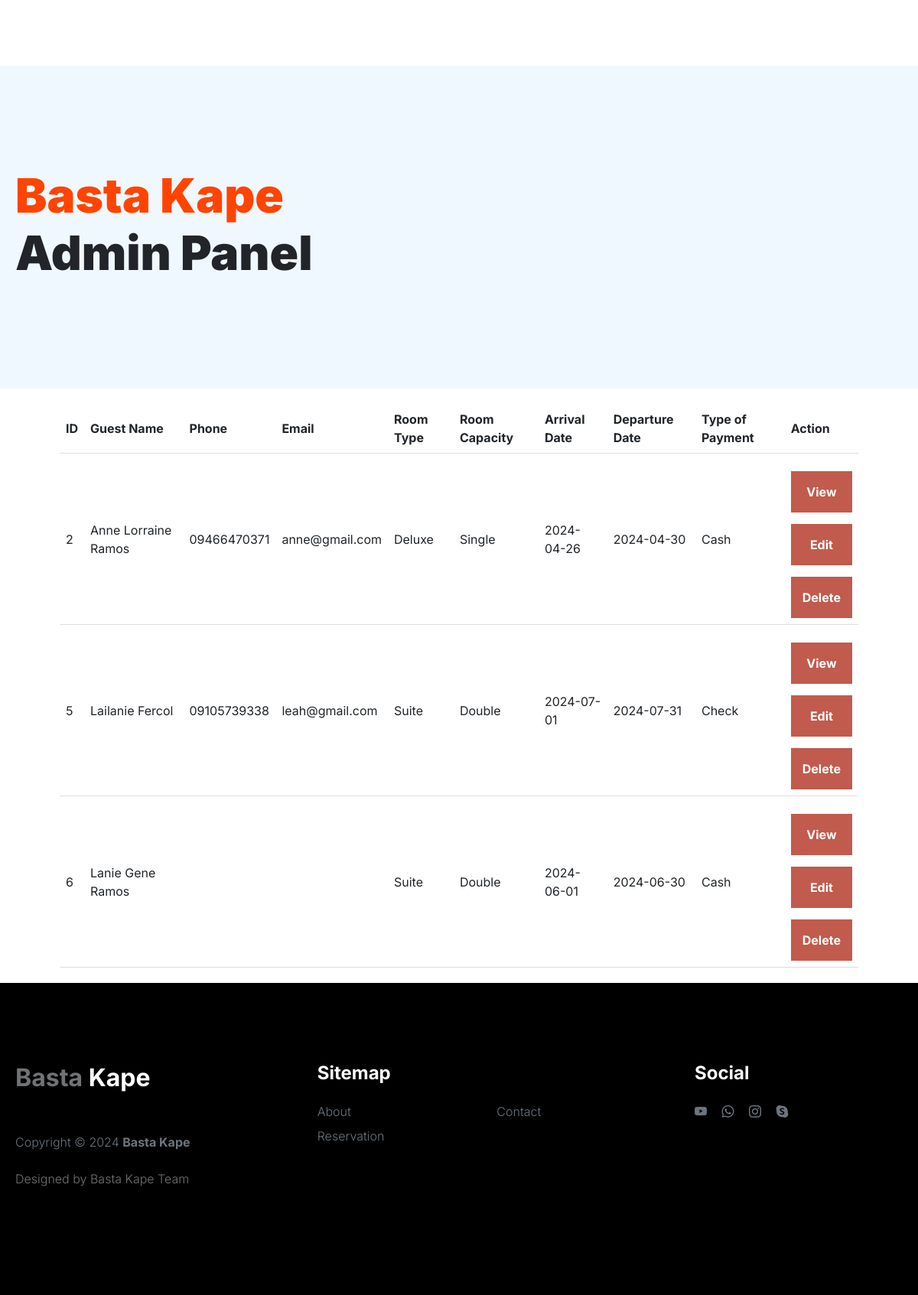
The app's page /admin.php with its own data.
### tables this page shows
CREATE TABLE `reservation` (
  `id` int(10) NOT NULL,
  `fn` varchar(200) NOT NULL,
  `ln` varchar(200) NOT NULL,
  `at` varchar(200) NOT NULL,
  `dt` varchar(200) NOT NULL,
  `email` varchar(200) NOT NULL,
  `phone` varchar(200) NOT NULL,
  `rp` varchar(200) NOT NULL,
  `rc` varchar(200) NOT NULL,
  `top` varchar(50) NOT NULL,
  `price` int(50) NOT NULL,
  `duration` int(50) NOT NULL,
  `discount` int(50) NOT NULL,
  `add_charge` int(50) NOT NULL,
  `total_cost` int(50) NOT NULL
);

### admin.php (the view, shortened to what this page needs)
<?php
$host = 'localhost';
$username = 'root';
$password = '';
$dbname = 'hotel';
try {
    $pdo = new PDO("mysql:host=$host;dbname=$dbname", $username, $password);
    $pdo->setAttribute(PDO::ATTR_ERRMODE, PDO::ERRMODE_EXCEPTION);
} catch (PDOException $e) {
    die("Connection failed: " . $e->getMessage());
}
$sql = "SELECT * FROM reservation";
try {
    $stmt = $pdo->query($sql);
} catch (PDOException $e) {
    echo "Error: " . $e->getMessage();
}
?>
<!DOCTYPE html>
<html lang="en">
<head>
    <link href="css/bootstrap.min.css" rel="stylesheet">
    <link href="css/bootstrap-icons.css" rel="stylesheet">
    <link rel="stylesheet" href="css/slick.css"/>
    <link href="css/style.css" rel="stylesheet">
</head>
<body>
<main>
<header class="site-header section-padding d-flex justify-content-center align-items-center">
        <div class="container">
            <div class="row">
                <div class="col-lg-10 col-12">
                    <h1>
                        <span class="d-block text-primary">Basta Kape</span>
                        <span class="d-block text-dark">Admin Panel</span>
                    </h1>
                </div>
            </div>
        </div>
    </header>
</main>
    <div class="container">
        <div class="table-container">
            <table>
                <thead>
                    <tr>
                        <th>ID</th>
                        <th>Guest Name</th>
                        <th>Phone</th>
                        <th>Email</th>
                        <th>Room Type</th>
                        <th>Room Capacity</th>
                        <th>Arrival Date</th>
                        <th>Departure Date</th>
                        <th>Type of Payment</th>
                        <th>Action</th>
                    </tr>
                </thead>
                <tbody>
                <?php
                    if ($stmt->rowCount() > 0) {
                        while ($row = $stmt->fetch(PDO::FETCH_ASSOC)) {
                            echo "<tr>";
                            echo "<td>" . $row["id"] . "</td>";
                            echo "<td>" . $row["fn"] . " " . $row["ln"] . "</td>";
                            echo "<td>" . $row["phone"] . "</td>";
                            echo "<td>" . $row["email"] . "</td>";
                            echo "<td>" . $row["rp"] . "</td>";
                            echo "<td>" . $row["rc"] . "</td>";
                            echo "<td>" . $row["at"] . "</td>";
                            echo "<td>" . $row["dt"] . "</td>";
                            echo "<td>" . $row["top"] . "</td>";
                            echo "<td>";
                            echo "<button onclick='openViewModal(" . $row["id"] . ")'>View</button> ";
                            echo "<button onclick='openEditModal(" . $row["id"] . ")'>Edit</button> ";
                            echo "<button onclick='openDeleteModal(" . $row["id"] . ")'>Delete</button>";
                            echo "</td>";
                            echo "</tr>";
                        }
                    } else {
                        echo "<tr><td colspan='10'>No reservations found</td></tr>";
                    }
                    ?>
                </tbody>
            </table>
        </div>
    </div>
    <footer class="site-footer">
            <div class="container">
                <div class="row">
                    <div class="col-lg-3 col-10 me-auto mb-4">
                        <h4 class="text-white mb-3"><a href="index.php">Basta</a> Kape</h4>
                        <p class="copyright-text text-muted mt-lg-5 mb-4 mb-lg-0">Copyright © 2024 <strong>Basta Kape</strong></p>
                        <br>
                        <p class="copyright-text">Designed by <a href="https://www.tooplate.com/" target="_blank">Basta Kape Team</a></p>
                    </div>
                    <div class="col-lg-5 col-8">
                        <h5 class="text-white mb-3">Sitemap</h5>
                        <ul class="footer-menu d-flex flex-wrap">
                            <li class="footer-menu-item"><a href="about.html" class="footer-menu-link">About</a></li>
                            <li class="footer-menu-item"><a href="#" class="footer-menu-link">Contact</a></li>
                            <li class="footer-menu-item"><a href="#" class="footer-menu-link">Reservation</a></li>
                        </ul>
                    </div>
                    <div class="col-lg-3 col-4">
                        <h5 class="text-white mb-3">Social</h5>
                        <ul class="social-icon">
                            <li><a href="#" class="social-icon-link bi-youtube"></a></li>
                            <li><a href="#" class="social-icon-link bi-whatsapp"></a></li>
                            <li><a href="#" class="social-icon-link bi-instagram"></a></li>
                            <li><a href="#" class="social-icon-link bi-skype"></a></li>
                        </ul>
                    </div>
                </div>
            </div>
            </footer>
</body>
</html>

### css/style.css (style rules this page uses)
:root { --white-color: #FFFFFF; --primary-color: #FF4400; --section-bg-color: #f0f8ff; --dark-color: #000000; --grey-color: #d0d1d1; --p-color: #717275; --body-font-family: 'Inter', sans-serif; --h5-font-size: 24px; --p-font-size: 20px; --copyright-text-font-size: 16px; --product-link-font-size: 14px; --custom-link-font-size: 12px; --font-weight-thin: 100; --font-weight-light: 300; --font-weight-normal: 400; --font-weight-bold: 700; --font-weight-black: 900; }
body, html { height: 100%; }
html { scroll-behavior: smooth; }
body { background: var(--white-color); font-family: var(--body-font-family); position: relative; }
h2, h3, h4, h5, h6 { color: var(--dark-color); line-height: inherit; }
h1, h2, h3, h4, h5, h6 { font-weight: var(--font-weight-bold); }
h1, h2 { font-weight: var(--font-weight-black); }
h1 { font-size: 64px; line-height: normal; }
h4 { font-size: 32px; }
h5 { font-size: 24px; }
p { color: var(--p-color); font-size: var(--p-font-size); font-weight: var(--font-weight-light); }
a, button { touch-action: manipulation; transition: all 0.3s; }
a { color: var(--p-color); text-decoration: none; }
.text-primary { color: var(--primary-color) !important; }
b, strong { font-weight: var(--font-weight-bold); }
.site-header { background-color: var(--section-bg-color); position: relative; overflow: hidden; margin-top: 86px; }
.site-header.section-padding { padding-top: 7rem; padding-bottom: 7rem; }
.section-padding { padding-top: 7rem; padding-bottom: 7rem; }
.site-footer { background: var(--dark-color); padding-top: 5rem; padding-bottom: 5rem; }
.footer-menu { margin: 0; padding: 0; }
.footer-menu-item { display: block; width: 50%; }
.footer-menu-link { color: #6c757d; font-weight: var(--font-weight-light); display: inline-block; vertical-align: top; margin-top: 4px; margin-bottom: 4px; }
.site-footer .social-icon-link { margin-top: 4px; }
.copyright-text { font-size: var(--copyright-text-font-size); }
.social-icon { margin: 0; padding: 0; }
.social-icon li { list-style: none; display: inline-block; vertical-align: top; }
.social-icon-link { color: #6c757d; font-size: 1rem; display: inline-block; vertical-align: top; margin-bottom: 4px; margin-right: 15px; }
@media screen and (max-width: 1200px) { h1 { font-size: 62px; } }

### admin.php (style rules this page uses)
.container { max-width: 1500px; margin: 0 auto; padding: 20px; }
table { width: 90%; margin-left: auto; margin-right: auto; border-collapse: collapse; }
th, td { padding: 8px; text-align: left; border-bottom: 1px solid #ddd; }
button[type="reset"], button[type="submit"], button { display: block; margin-top: 15px; padding: 15px; border: 0; background-color: #cb5f51; font-weight: bold; color: #fff; cursor: pointer; width: 100%; }
button:hover[type="reset"], button:hover[type="submit"], button { background-color: #c15b4d; }

### records on screen
reservation: id "2", fn "Anne Lorraine", ln "Ramos", phone "09466470371", email "anne@gmail.com", rp "Deluxe", rc "Single", at "2024-04-26", dt "2024-04-30", top "Cash"
reservation: id "5", fn "Lailanie", ln "Fercol", phone "09105739338", email "leah@gmail.com", rp "Suite", rc "Double", at "2024-07-01", dt "2024-07-31", top "Check"
reservation: id "6", fn "Lanie Gene", ln "Ramos", rp "Suite", rc "Double", at "2024-06-01", dt "2024-06-30", top "Cash"
